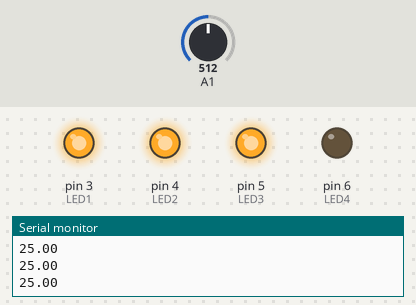
A sketch run on a simulated Arduino Uno, built with avr-gcc and run on an emulated ATmega328P. Parts: output pins drawn as LEDs (lit = HIGH), the last lines printed to the serial monitor. The inputs (shaded band) are chosen by the test bench; at power-on: A1 = 512.

Above: at 1.2 s.
1.3 s: A1 set to 551
At 2.6 s:
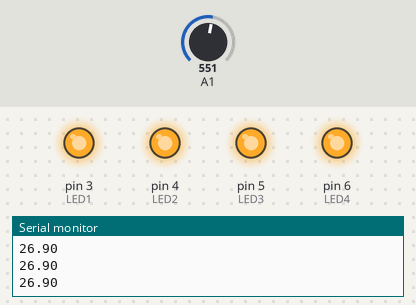
2.9 s: A1 set to 306
At 4.1 s:
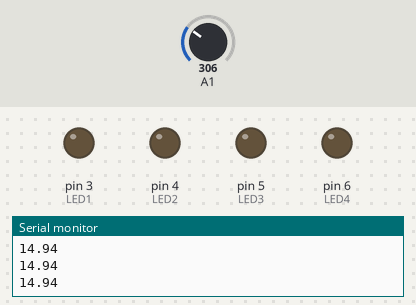
4.5 s: A1 set to 397
6.0 s: A1 set to 427
At 6.7 s:
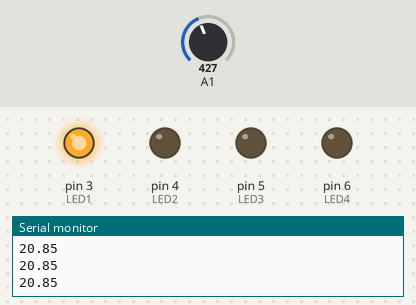
7.5 s: A1 set to 443
9.0 s: A1 set to 465
At 9.3 s:
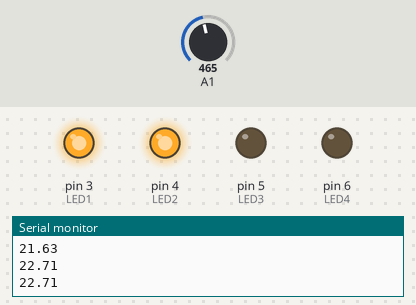
Timing chart, 0 to 11.5 s (numbered marks = the images above; inputs shaded):
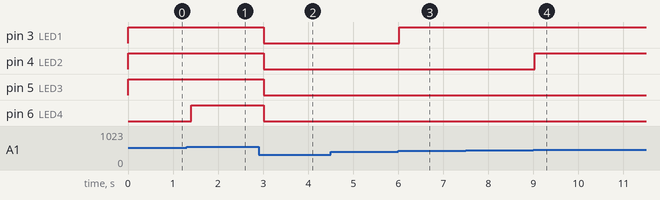

Measured:
- the behaviour switches between 532 and 533 on A1 (found by bisection; images 0 and 1)
- the behaviour switches between 409 and 410 on A1 (found by bisection; images 2 and 3)
- the behaviour switches between 450 and 451 on A1 (found by bisection; images 3 and 4)
- after the input at 1.3 s, pin 6 (LED4): LOW → HIGH after 0.10 s
- after the input at 2.9 s, pin 3 (LED1), pin 4 (LED2), pin 5 (LED3), pin 6 (LED4): HIGH → LOW after 0.11 s
- after the input at 6.0 s, pin 3 (LED1): LOW → HIGH at once
- after the input at 9.0 s, pin 4 (LED2): LOW → HIGH at once

The sketch:

P2_LM35_2.ino
```cpp
/*
  ISABA - 2025
  German Bueno y Pol Pavo
  T12 - Encarna Garcia

*/
float temperatura;
int tempPin = 1;
int T = 0;
#define LED1 3
#define LED2 4
#define LED3 5
#define LED4 6
float k = 0.048828125;
void setup() {
  // put your setup code here, to run once:
  Serial.begin(9600);
  pinMode(LED1, OUTPUT);
  pinMode(LED2, OUTPUT);
  pinMode(LED3, OUTPUT);
  pinMode(LED4, OUTPUT);
  pinMode(tempPin, INPUT);
}

void loop() {
  // put your main code here, to run repeatedly:
  temperatura = analogRead(A1);
  //Serial.println(tempPin);
  temperatura = temperatura * k;
  Serial.println(temperatura);
  if(temperatura > 26){
    digitalWrite(LED1, HIGH);
    digitalWrite(LED2, HIGH);
    digitalWrite(LED3, HIGH);
    digitalWrite(LED4, HIGH);
  }else if(temperatura > 24){
    digitalWrite(LED1, HIGH);
    digitalWrite(LED2, HIGH);
    digitalWrite(LED3, HIGH);
    digitalWrite(LED4, LOW);
  }else if(temperatura > 22){
    digitalWrite(LED1, HIGH);
    digitalWrite(LED2, HIGH);
    digitalWrite(LED3, LOW);
    digitalWrite(LED4, LOW);
  }else if(temperatura > 20){
    digitalWrite(LED1, HIGH);
    digitalWrite(LED2, LOW);
    digitalWrite(LED3, LOW);
    digitalWrite(LED4, LOW);
  }else{
    digitalWrite(LED1, LOW);
    digitalWrite(LED2, LOW);
    digitalWrite(LED3, LOW);
    digitalWrite(LED4, LOW);
   }
  delay(200);

}
```
